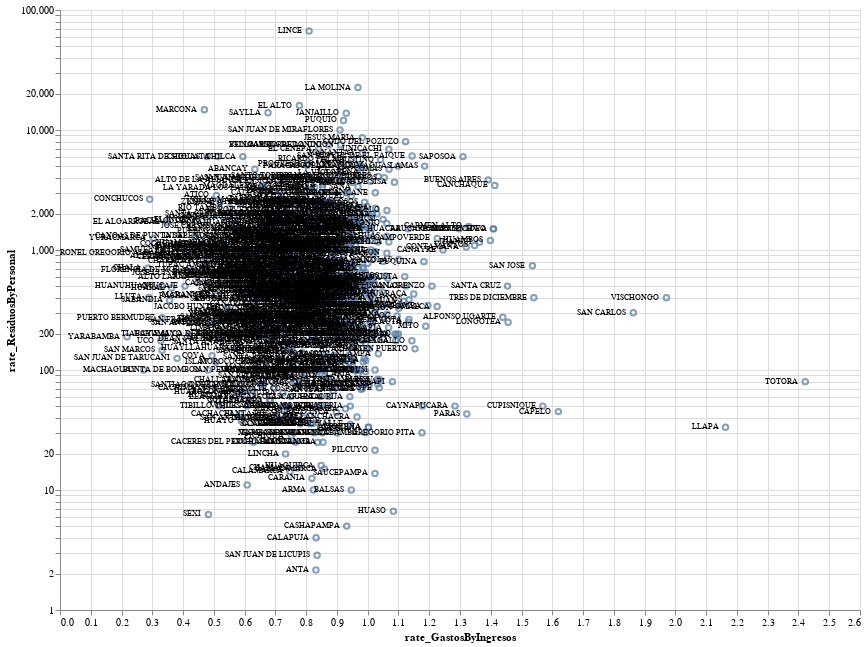

This figure's notebook cell:
### Markdown cell above
Let me plot those ratios:

### Code cell
import altair as alt

# Gráfico de puntos con tamaño ajustado
points = alt.Chart(renamu).mark_point().encode(
    x='rate_GastosByIngresos:Q',
    y=alt.Y('rate_ResiduosByPersonal:Q', scale=alt.Scale(type='log')),  # Escala logarítmica en el eje Y
).properties(
    width=800,  # Ajusta el ancho del gráfico
    height=600  # Ajusta la altura del gráfico
)

# Texto con tamaño de fuente reducido
text = points.mark_text(
    align='right',
    baseline='middle',
    dx=-7,
    fontSize=8  # Ajusta el tamaño de la fuente aquí
).encode(
    text='Distrito:N'
).interactive()

# Se combina el gráfico de puntos y el texto
points + text

### Figure 1 — Vega-Lite specification as saved in the notebook (floating-point values rounded to 4 significant figures; data arrays with more than 128 entries replaced by an {"elided": "..."} marker saying what was removed)
{"config": {"view": {"continuousWidth": 400, "continuousHeight": 300}}, "layer": [{"mark": "point", "encoding": {"x": {"field": "rate_GastosByIngresos", "type": "quantitative"}, "y": {"field": "rate_ResiduosByPersonal", "scale": {"type": "log"}, "type": "quantitative"}}, "height": 600, "width": 800}, {"mark": {"type": "text", "align": "right", "baseline": "middle", "dx": -7, "fontSize": 8}, "encoding": {"text": {"field": "Distrito", "type": "nominal"}, "x": {"field": "rate_GastosByIngresos", "type": "quantitative"}, "y": {"field": "rate_ResiduosByPersonal", "scale": {"type": "log"}, "type": "quantitative"}}, "height": 600, "selection": {"selector003": {"type": "interval", "bind": "scales", "encodings": ["x", "y"]}}, "width": 800}], "data": {"name": "data-12f8910c5110b39cbca8da28fc55947d"}, "$schema": "https://vega.github.io/schema/vega-lite/v4.17.0.json", "datasets": {"data-12f8910c5110b39cbca8da28fc55947d": {"elided": "864 records"}}}
